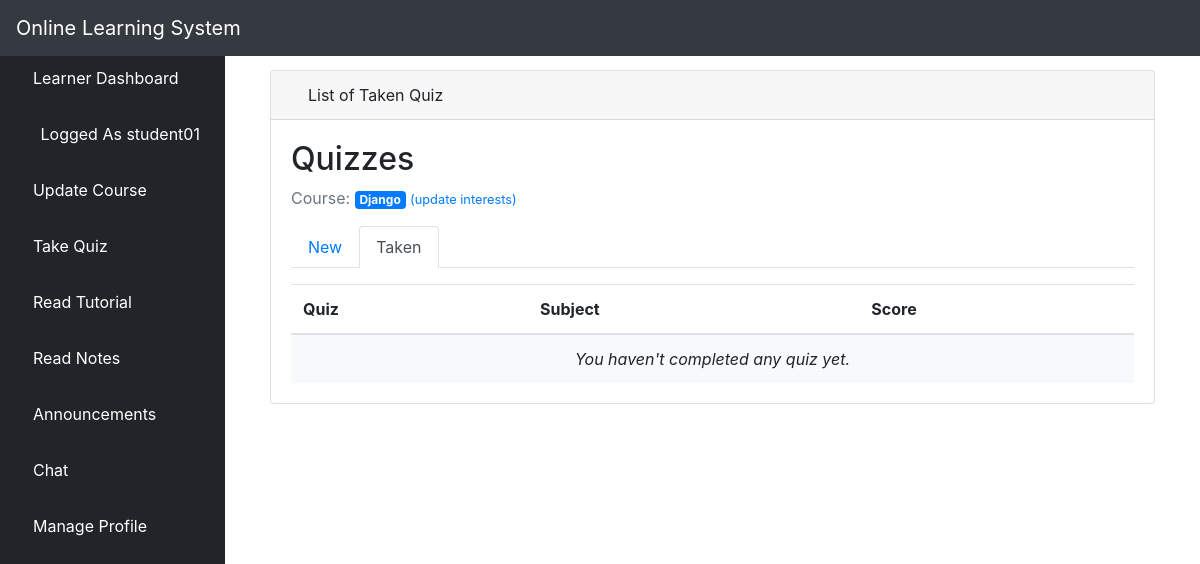
The page /taken/ (signed in) on the database as committed earlier.
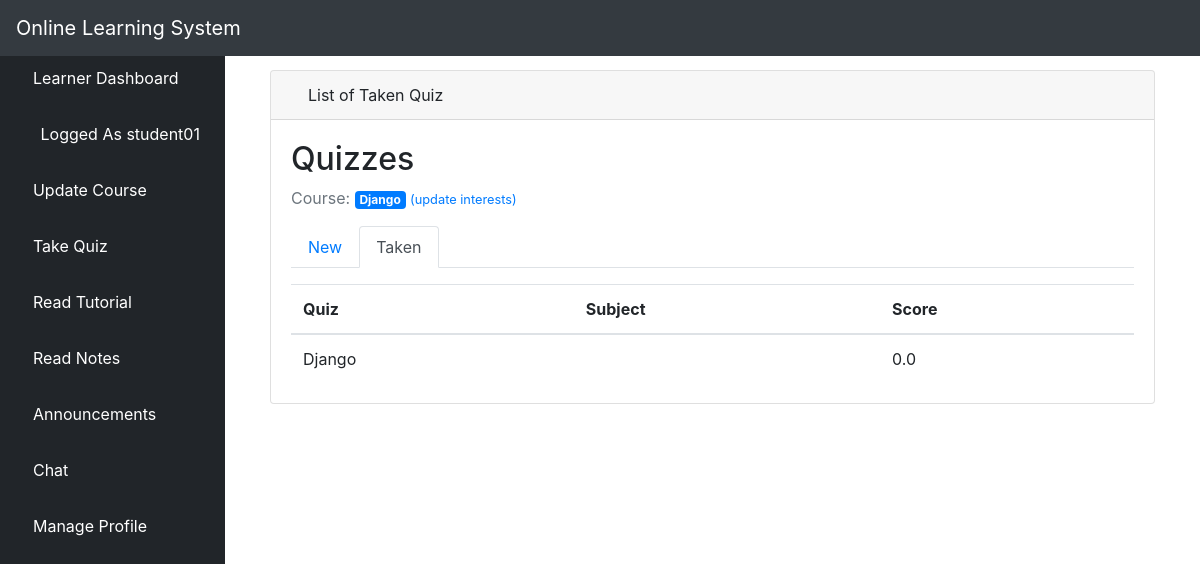
The same page on the database as committed later.
### elearn/models.py (models this page shows, shortened)
class Course(models.Model):
    name = models.CharField(max_length=30)
    color = models.CharField(max_length=7, default='#007bff')
    def get_html_badge(self):
        name = escape(self.name)
        color = escape(self.color)
        html = '<span class="badge badge-primary" style="background-color: %s">%s</span>' % (color, name)
        return mark_safe(html)

class TakenQuiz(models.Model):
    learner = models.ForeignKey(Learner, on_delete=models.CASCADE, related_name='taken_quizzes')
    quiz = models.ForeignKey(Quiz, on_delete=models.CASCADE, related_name='taken_quizzes')
    score = models.FloatField()
    date = models.DateTimeField(auto_now_add=True)

class Quiz(models.Model):
    owner = models.ForeignKey(User, on_delete=models.CASCADE, related_name='quizzes')
    name = models.CharField(max_length=255)
    course = models.ForeignKey(Course, on_delete=models.CASCADE, related_name='quizzes')

### elearn/views.py (the view)
# urls.py: path('taken/', views.TakenQuizListView.as_view(), name='taken_quiz_list'),
class TakenQuizListView(ListView):
    model = TakenQuiz
    context_object_name = 'taken_quizzes'
    template_name = 'dashboard/learner/taken_quiz_list.html'
    def get_queryset(self):
        queryset = self.request.user.learner.taken_quizzes \
            .select_related('quiz', 'quiz__course') \
            .order_by('quiz__name')
        return queryset

### elearn/templates/dashboard/learner/taken_quiz_list.html (shortened to what this page needs)
{% extends 'dashboard/learner/base.html' %}
{% block body %}
  <div class="container-fluid">
        <div class="row">
          <div class="col-12 mb-3">
          <div class="col-12 mb-3">
                <div id="content-wrapper" style="padding-top: 20px">
        <div class="container-fluid">
            <div class="card mb-3">
                <div class="card-header">
                    <i class="fas fa-table text-primary"></i>
                    List of Taken Quiz
                </div>
                <div class="card-body">
  {% include 'dashboard/learner/_header.html' with active='taken' %}
    <table class="table mb-0">
      <thead>
        <tr>
          <th>Quiz</th>
          <th>Subject</th>
          <th>Score</th>
        </tr>
      </thead>
      <tbody>
        {% for taken_quiz in taken_quizzes %}
          <tr>
            <td>{{ taken_quiz.quiz.name }}</td>
            <td>{{ taken_quiz.quiz.subject.get_html_badge }}</td>
            <td>{{ taken_quiz.score }}</td>
          </tr>
        {% empty %}
          <tr>
            <td class="bg-light text-center font-italic" colspan="3">You haven't completed any quiz yet.</td>
          </tr>
        {% endfor %}
      </tbody>
    </table>
  </div>
</div>
  </div>
{% endblock body %}

### elearn/templates/dashboard/learner/_header.html
<h2>Quizzes</h2>
<p class="text-muted">
  Course:{% for course in user.learner.interests.all %} {{ course.get_html_badge }}{% endfor %}
  <a href="{% url 'interests' %}"><small>(update interests)</small></a>
</p>
<ul class="nav nav-tabs mb-3">
  <li class="nav-item">
    <a class="nav-link{% if active == 'new' %} active{% endif %}" href="{% url 'lquiz_list' %}">New</a>
  </li>
  <li class="nav-item">
    <a class="nav-link{% if active == 'taken' %} active{% endif %}" href="{% url 'taken_quiz_list' %}">Taken</a>
  </li>
</ul>

Rows that differ between the two databases and show on the page:
added TakenQuiz: quiz.name "Django", score "0.0"
Other text that changed with them:
text no longer shown: "You haven't completed any quiz yet."
